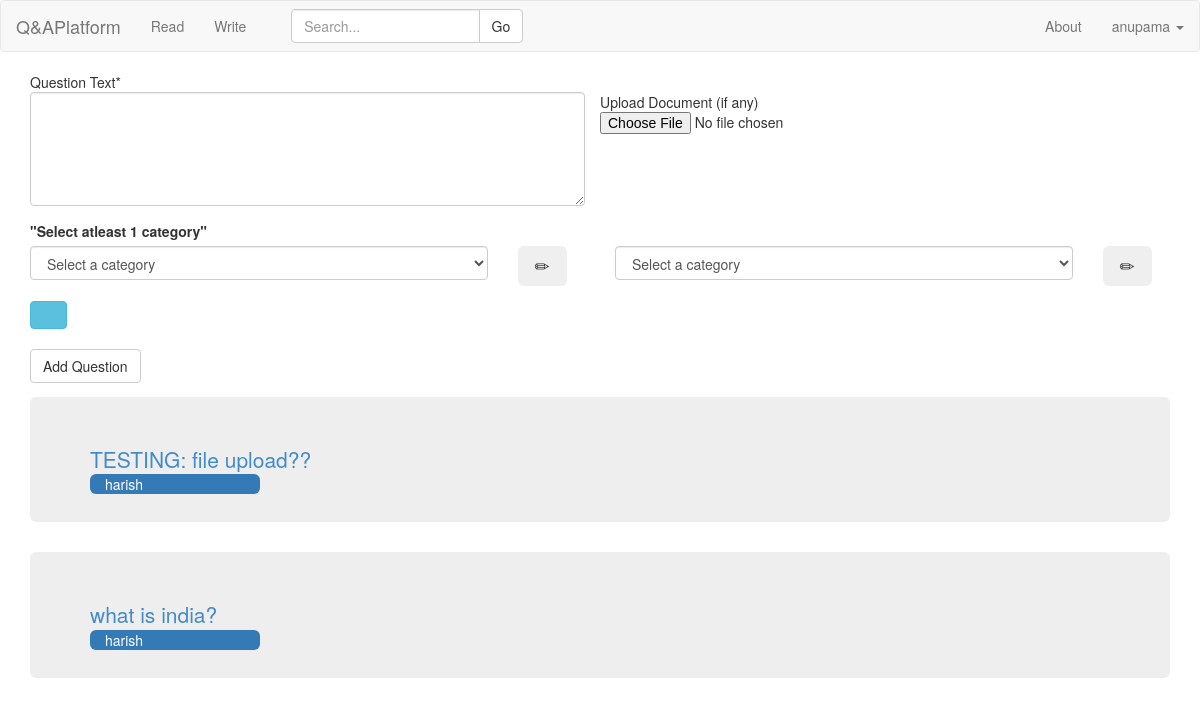
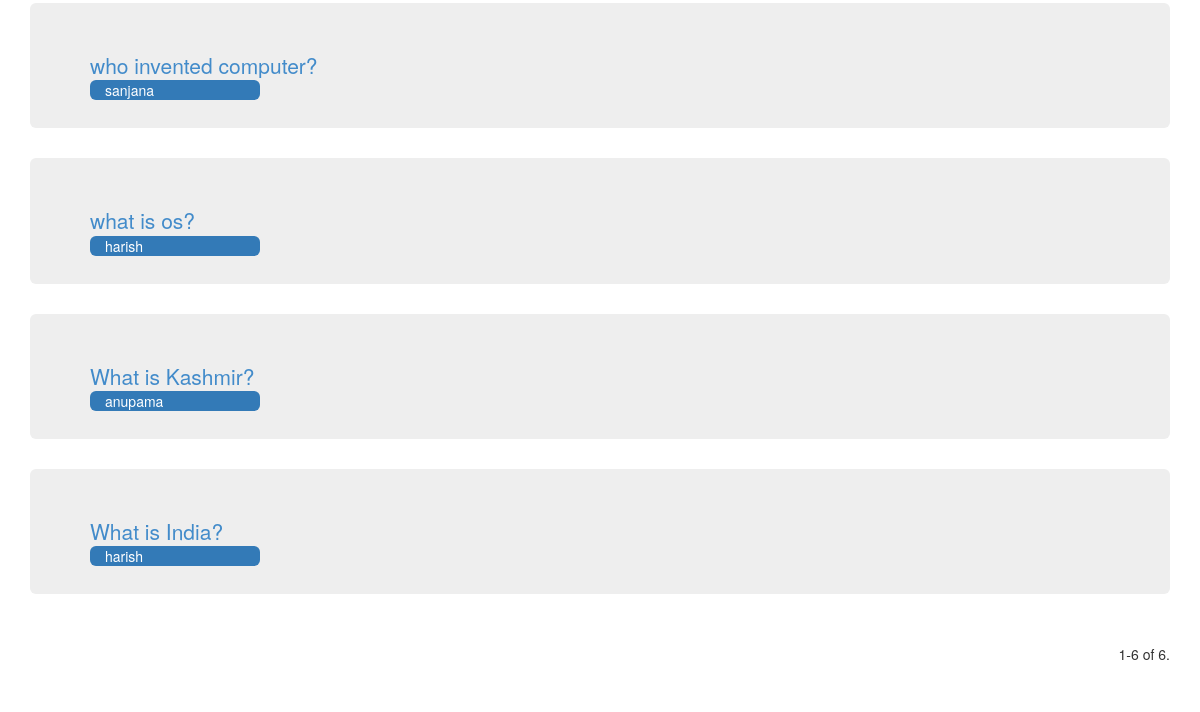
The page /write/ (signed in) on the database as committed earlier (2 pictures, top to bottom).
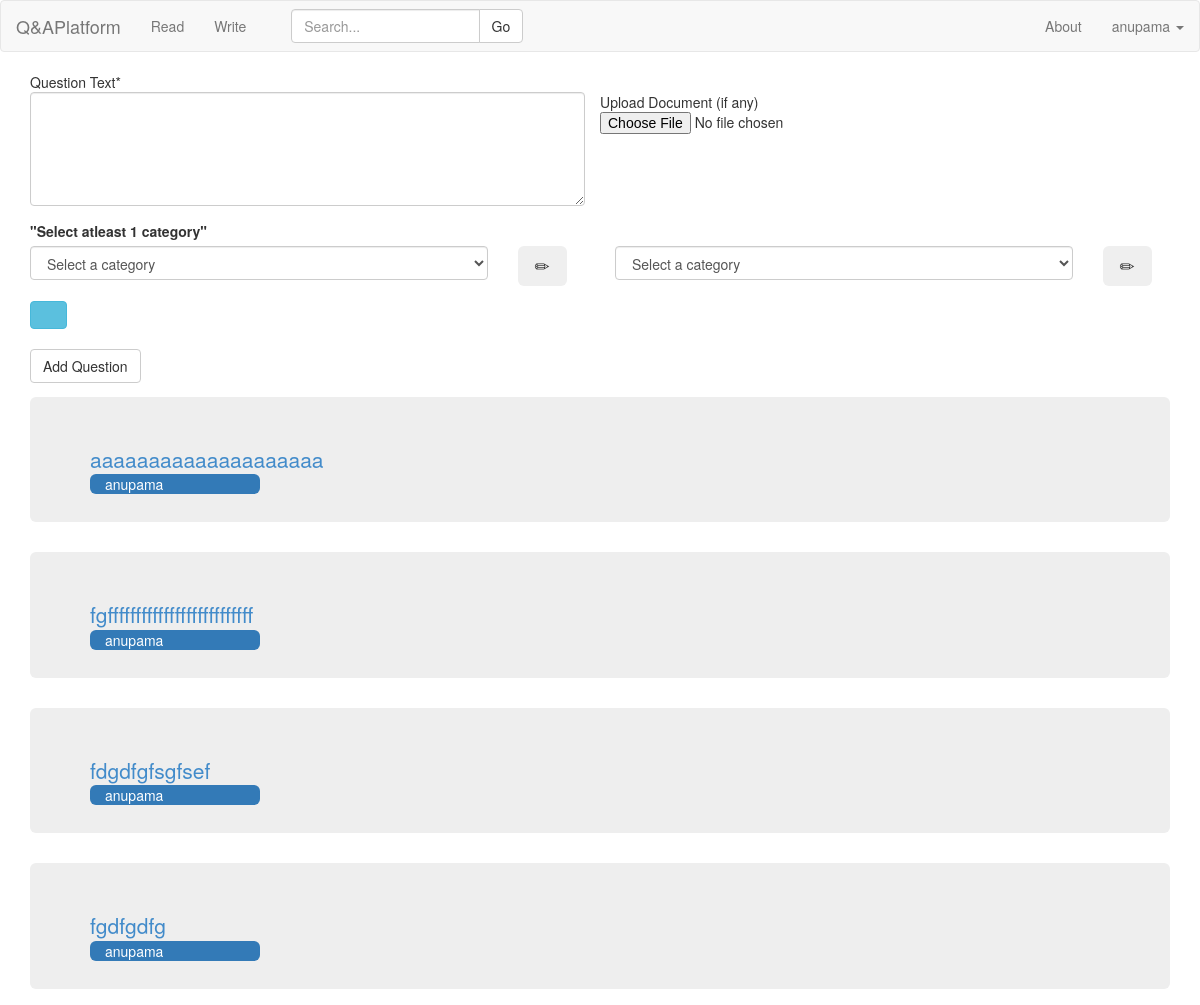
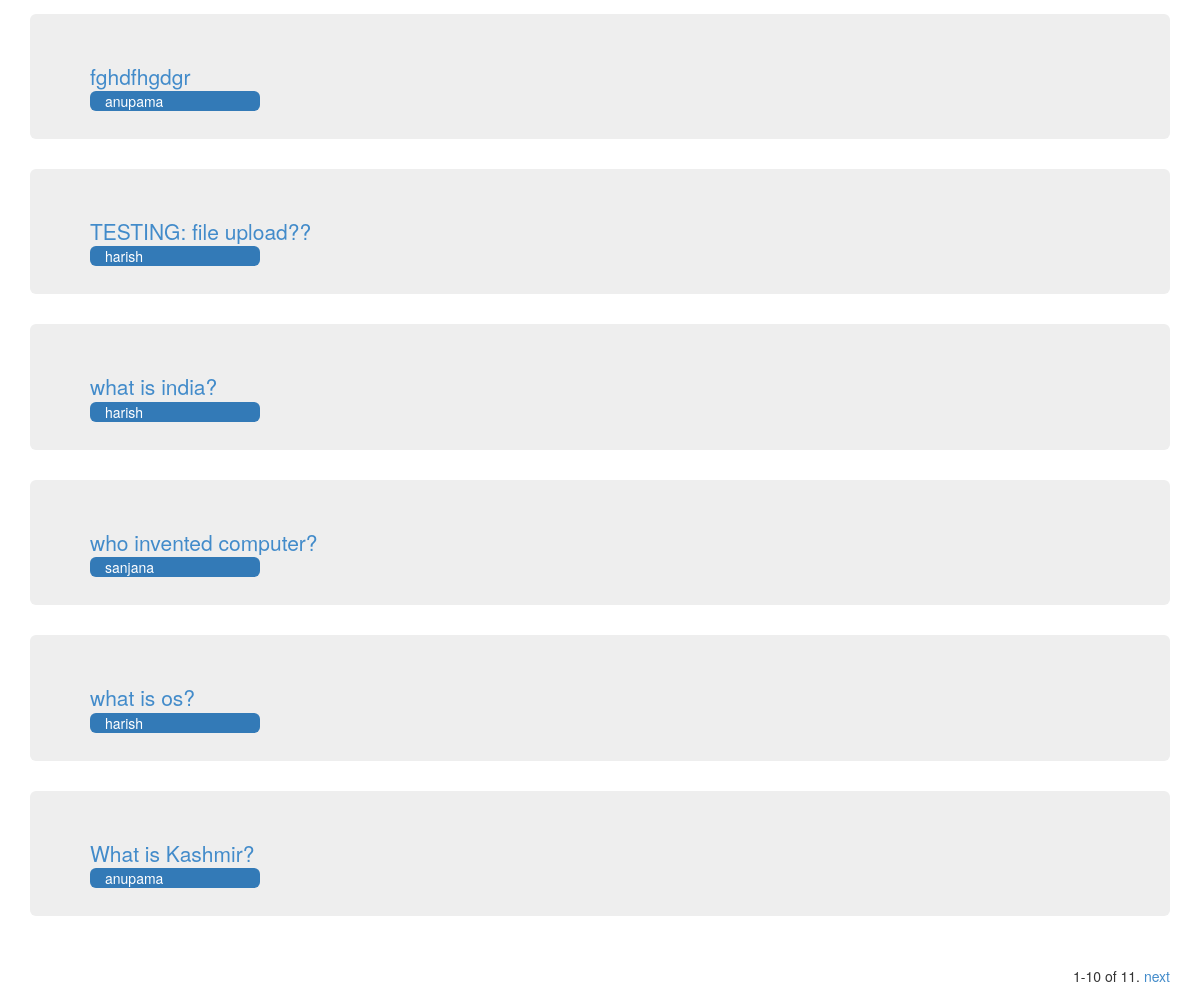
The same page on the database as committed later (2 pictures, top to bottom).
### QA/models.py (models this page shows, shortened)
class Question(models.Model):
	question_text = models.TextField(blank=False,null=True)
	follow = models.IntegerField(default=0)
	author = models.ForeignKey(Customuser)
	upload = models.FileField(upload_to='uploads/%Y/%m/%d/',blank=True,null=True) #if null is true then NULL is set if no value
	timestamp = models.DateTimeField(auto_now_add=True, auto_now=False)# but in forms, set blank=True,form can be left.
	updated = models.DateTimeField(auto_now_add=False, auto_now=True)
	category1 = models.ForeignKey(Categories,blank=True,null=True,related_name='category1')
	category2 = models.ForeignKey(Categories,blank=True,null=True,related_name='category2')
	category3 = models.ForeignKey(Categories,blank=True,null=True,related_name='category3')
	category4 = models.ForeignKey(Categories,blank=True,null=True,related_name='category4')
	class Meta:
		ordering = ['follow','-timestamp']

### QA/views.py (the view)
# urls.py: url(r'^write/$',QA.views.listquestions, name='write'),
@login_required
def listquestions(request):
	if request.user.is_superuser:
		return HttpResponseRedirect('/accounts/login')
	category_object = []
	if request.method == 'POST':
		print request.POST
		if request.POST.get("submit","") == "Create Category":
			category = request.POST.get("newcategory","")
			if not Categories.objects.filter(categories = category).exists():
				Categories(categories = category).save()
				category = Categories.objects.get(categories = category)
				return JsonResponse({"category":category.categories,"cid":category.pk}, content_type ="application/json")
			else:
				category = 0
				return HttpResponse({category}, content_type ="application/text")
		form = add_Question_Form(request.POST,request.FILES,)
		category1 = request.POST.get("category1","") ## Dangerous
		category2 = request.POST.get("category2","")
		category3 = request.POST.get("category3","")
		category4 = request.POST.get("category4","")
		for i in {category1,category2,category3,category4}:
			if Categories.objects.filter(categories = i).exists():
				category_object.append(Categories.objects.get(categories = i))
			else:
				C = Categories(categories = i).save()
				category_object.append(C)
		category_object.append(None)
		category_object.append(None)
		category_object.append(None)
		category_object.append(None)
		category_object.append(None)
		form.category1 = category_object[0]
		form.category2 = category_object[1]
		form.category3 = category_object[2]
		form.category4 = category_object[3]
		form.category5 = category_object[4]
		print "the form validity",form.is_valid
		if form.is_valid():
			f = form.save(commit=False)
			f.author=Customuser.objects.get(username=request.user.username)
			f.save()
		return HttpResponseRedirect('/write')
	else:
		form = add_Question_Form()
	qn_list = Question.objects.all()
	qn_count = Question.objects.all().count()
	c = Categories.objects.all()  #change
	MaxQns = 10
	paginator = Paginator(qn_list, MaxQns) # Show MaxQns contacts per page
	page = request.GET.get('page')
	try:
		qns = paginator.page(page)
	except PageNotAnInteger:
		qns = paginator.page(1)
	except EmptyPage:
		qns = paginator.page(paginator.num_pages)
	n1 = (qns.number-1)*MaxQns + 1
	n2 = qns.number*MaxQns
	if n2 > qn_count:
		n2 = qn_count
	context = {
		"list":qns,
		"form":form,
		"categorylist":c,
		"qn_count":qn_count,
		"n1":n1,"n2":n2,
	}
	return render(request,"write.html",context)

### QA/forms.py (shortened to what this page needs)
class add_Question_Form(forms.ModelForm): # just a regular form
    question_text = forms.CharField(label=_("question_text"),
        widget=forms.Textarea({'cols': '40', 'rows': '5'}))
    class Meta:
        model = Question
        fields = ['question_text',  'upload',
        'category1','category2',
        'category3','category4']

### QA/models.py (called while the page is built)
	def __unicode__(self):
		return self.categories

	def __str__(self):
		return self.username

### broadcasts/context_processors.py (called while the page is built)
def broadcast_message(request):
    return {"broadcast_message": BroadcastMessage.objects.latest()}

### broadcasts/managers.py (called while the page is built)
    def active(self):
        return super(BroadcastManager, self).filter(is_published=True)

    def current(self):
        return self.active().filter(end_time__gte=datetime.now()).filter(
            Q(Q(start_time__lte=datetime.now()) | Q(start_time=None)))

    def latest(self):
        try:
            return self.current().order_by("end_time")[0]
        except IndexError:
            return None

### QA/templates/write.html (shortened to what this page needs)
{% extends 'base.html' %}
{% load crispy_forms_tags %}
{% block form_question %}
<div class="container ">
<form method='POST' enctype="multipart/form-data" action=''>
	<div class='row'>
	<div id='qtext' class='form-group col-md-6'>
		Question Text*
		<textarea class="textarea form-control" cols="40" id="id_question_text" name="question_text" rows="5"></textarea>
	</div>
	<br>
	<div>
		Upload Document (if any)
		<input class="clearablefileinput" id="id_upload" name="upload" type="file">
	</div>
    </div>
	<label>"Select atleast 1 category"</label>
	<div class='row'>
	<div class='form-group col-md-5' align="left">
		<select class="select form-control" id="id_category1" name="category1">
			<option value="0" selected="selected">Select a category</option>
		</select>
	</div>
	<div class='form-group col-md-1'>
		<button type="button" class="btn btn-lg" data-toggle="modal" data-target=".bs-example-modal-sm">
		<span class="glyphicon glyphicon-pencil" aria-hidden="true"></span>
	</button>
	</div>
	<div class='form-group col-md-5' align="left">
		<select class="select form-control" id="id_category2"  name="category2">
			<option value="" selected="selected">Select a category</option>
		</select>
	</div>
	<div class='form-group col-md-1'>
		<button type="button" class="btn btn-lg" data-toggle="modal" data-target=".bs-example-modal-sm">
		<span class="glyphicon glyphicon-pencil" aria-hidden="true"></span>
	</button>
	</div>
	</div>
<button type="button" class="btn btn-info" data-toggle="collapse" data-target="#default-hidden-row">
<span class="glyphicon glyphicon-chevron-down" aria-hidden="true"></span>
</button>
<br><br>
<input class='btn btn-default' type='submit' value='Add Question'/>
</form>
</div>
{% endblock %}
{% block question_container %}
{% for i in list %}
<div class="container">
	<div class="jumbotron">
		<a class="lead" href="{{i.pk}}">{{i.question_text}}<br></a>
		<div class="col-xs-2 col-sm-2 bg-primary img-rounded">
	    {{i.author}}
	    </div>
	</div>
</div>
{% endfor %}
{% endblock %}
{% block read_container %}
<div class="container text-right">
<div class="pagination">
    <span class="step-links">
        <span class="current">
            {{ n1 }}-{{ n2 }} of {{ qn_count }}.
        </span>
        {% if list.has_next %}
            <a href="?page={{ list.next_page_number }}">next</a>
        {% endif %}
    </span>
</div>
</div>
{% endblock %}

Rows that differ between the two databases and show on the page:
no longer on this page (row unchanged): Question: question_text "What is India?", author "harish"
added Question: question_text "aaaaaaaaaaaaaaaaaaaa", author "anupama"
added Question: question_text "fgffffffffffffffffffffffffff", author "anupama"
added Question: question_text "fdgdfgfsgfsef", author "anupama"
added Question: question_text "fgdfgdfg", author "anupama"
added Question: question_text "fghdfhgdgr", author "anupama"
Other text that changed with them:
{{ n2 }}: "6" → "10"
{{ qn_count }}: "6" → "11"
text now shown: "next"
